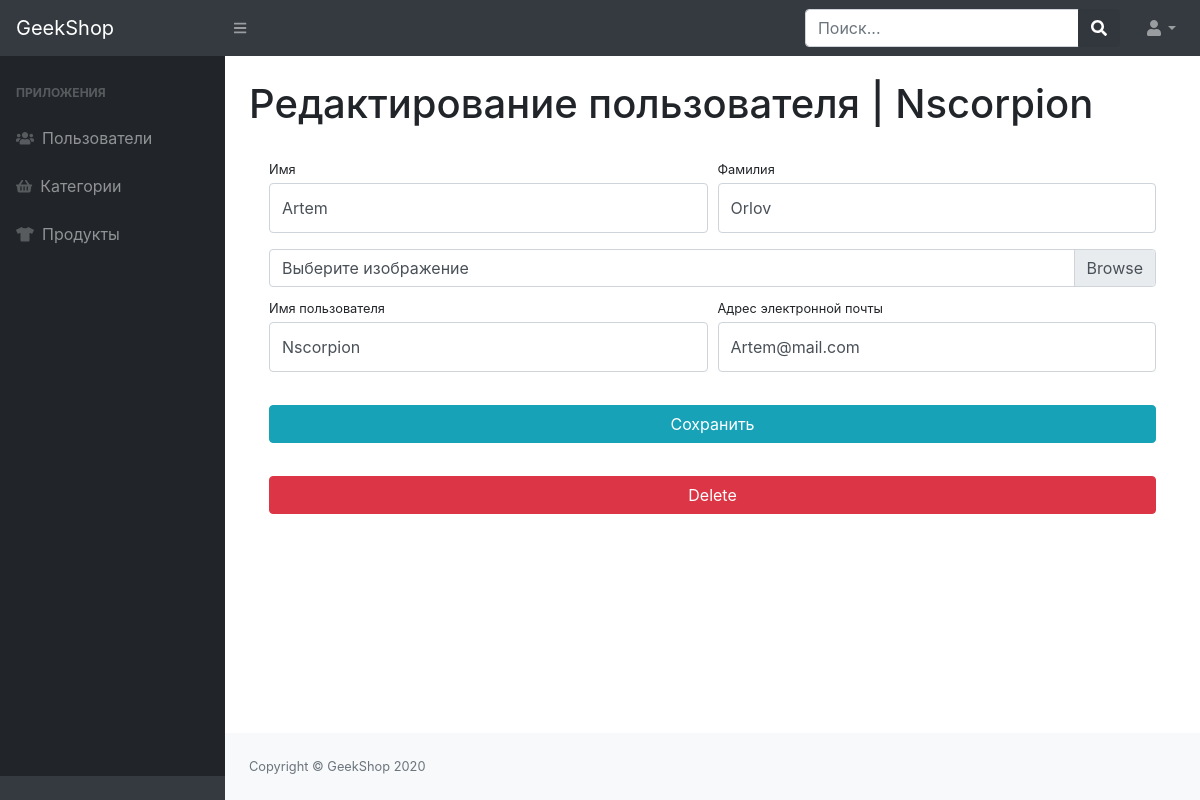
The app's page /admins/admin-users-update/3/ (signed in) with its own data.
### users/models.py (models this page shows, shortened)
class User(AbstractUser):
    image = models.ImageField(upload_to='users_image', blank=True, null=True)
    activation_key = models.CharField(max_length=128, blank=True)
    activation_key_expires = models.DateTimeField(default=(now() + timedelta(hours=48)), blank=True, null=True)

### admins/views.py (the view)
# urls.py: path('admin-users-update/<int:pk>/', UserAdminUpdateView.as_view(), name='admins-update'),
class UserAdminUpdateView(CommonMixin, UpdateView):
    model = User
    form_class = UserAdminProfileForm
    title = 'Admin - UpdateUser'
    template_name = 'admins/admin-users-update-delete.html'

### admins/forms.py
class UserAdminProfileForm(UserProfileForm):
    username = forms.CharField(widget=forms.TextInput
    (attrs={'class': 'form-control py-4', "placeholder": "Введите имя пользователя", "readonly": False}), )
    email = forms.CharField(widget=forms.EmailInput
    (attrs={'class': 'form-control py-4', "placegolder": "Введите адрес эл. почты", "readonly": False}))
    class Meta:
        model = User
        fields = ("username", "first_name", "last_name", "email", "image")

### admins/views.py (called while the page is built)
    @method_decorator(user_passes_test(lambda u: u.is_staff))
    def dispatch(self, request, *args, **kwargs):
        return super(DispatchMixin, self).dispatch(request, *args, **kwargs)

    def get_context_data(self, **kwargs):
        context = super(TitleMixin, self).get_context_data(**kwargs)
        context['title'] = self.title
        return context

### admins/templates/admins/admin-users-update-delete.html (shortened to what this page needs)
{% extends 'admins/base.html' %}
{% load static %}
{% block content %}
    <main>
        <div class="container-fluid">
            <h1 class="mt-4">Редактирование пользователя | {{ object.username }}</h1>
            <div class="card-body">
                <form method="POST" action="{% url 'admins:admins-update' object.id %}" enctype='multipart/form-data'>
                    <div class="form-row">
                        <div class="col-lg-6">
                            <div class="form-group">
                                <label class="small mb-1" for="{{ form.first_name.id_for_label }}">Имя</label>
                                {{ form.first_name }}
                            </div>
                        </div>
                        <div class="col-lg-6">
                            <div class="form-group">
                                <label class="small mb-1" for="{{ form.last_name.id_for_label }}">Фамилия</label>
                                {{ form.last_name }}
                            </div>
                        </div>
                    </div>
                    <div class="form-row mb-2">
                        <div class="col-lg-12">
                            <div class="custom-file">
                                <label class="custom-file-label" for="{{ form.image.id_for_label }}">Выберите
                                    изображение</label>
                            </div>
                        </div>
                    </div>
                    <div class="form-row">
                        <div class="col-lg-6">
                            <label class="small mb-1" for="{{ form.username.id_for_label }}">Имя пользователя</label>
                            {{ form.username }}
                        </div>
                        <div class="col-lg-6">
                            <label class="small mb-1" for="{{ form.email.id_for_label }}">Адрес электронной
                                почты</label>
                            {{ form.email }}
                        </div>
                    </div>
                    <div class="form-row">
                        <div class="col-lg-12" style="margin-top: 33px;">
                            <input class="btn btn-info btn-block" type="submit" value="Сохранить">
                        </div>
                    </div>
                </form>
                <div class="row">
                    <div class="col-lg-12" style="margin-top: 33px;">
                        <form action="{% url "admins:admins-delete" user.id %}" method="post">
                            <input type="submit" class="btn btn-danger btn-block" value="Delete">
                        </form>
                    </div>
                </div>
            </div>
        </div>
    </main>
{% endblock %}

### records on screen
User: username "Nscorpion", first_name "Artem", last_name "Orlov", email "Artem@mail.com"
